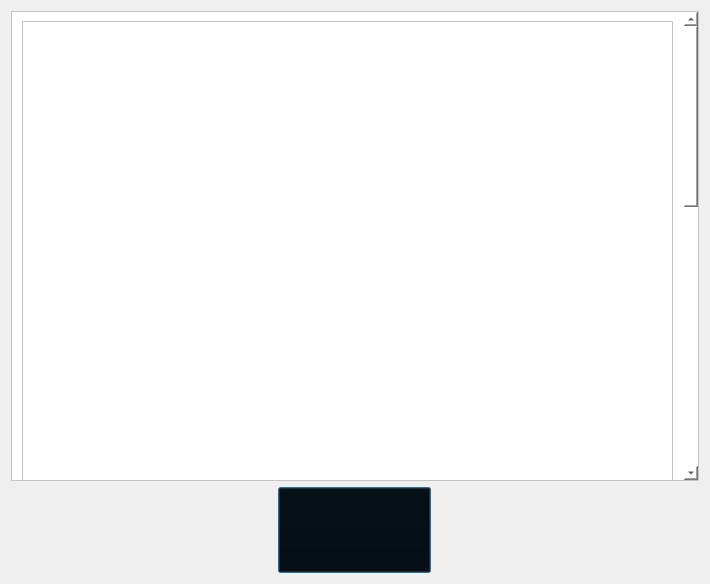
<?xml version="1.0" encoding="UTF-8"?>
<ui version="4.0">
 <class>Ohjeet</class>
 <widget class="QDialog" name="Ohjeet">
  <property name="geometry">
   <rect>
    <x>0</x>
    <y>0</y>
    <width>710</width>
    <height>584</height>
   </rect>
  </property>
  <property name="minimumSize">
   <size>
    <width>0</width>
    <height>0</height>
   </size>
  </property>
  <property name="maximumSize">
   <size>
    <width>712</width>
    <height>1200</height>
   </size>
  </property>
  <property name="windowTitle">
   <string>Ohjeet</string>
  </property>
  <layout class="QGridLayout" name="gridLayout">
   <item row="0" column="0">
    <widget class="QScrollArea" name="scrollArea">
     <property name="styleSheet">
      <string notr="true">background-color: rgb(255, 255, 255)</string>
     </property>
     <property name="widgetResizable">
      <bool>true</bool>
     </property>
     <widget class="QWidget" name="scrollAreaWidgetContents">
      <property name="geometry">
       <rect>
        <x>0</x>
        <y>0</y>
        <width>677</width>
        <height>1133</height>
       </rect>
      </property>
      <layout class="QGridLayout" name="gridLayout_2">
       <item row="0" column="0">
        <widget class="QGraphicsView" name="graphicsView">
         <property name="minimumSize">
          <size>
           <width>651</width>
           <height>1115</height>
          </size>
         </property>
         <property name="maximumSize">
          <size>
           <width>651</width>
           <height>1115</height>
          </size>
         </property>
         <property name="styleSheet">
          <string notr="true">background-image: url(:/new/prefix1/Kuvat/ohjeet.png);
background-color: rgb(255, 255, 255)</string>
         </property>
        </widget>
       </item>
      </layout>
     </widget>
    </widget>
   </item>
   <item row="1" column="0" alignment="Qt::AlignHCenter">
    <widget class="QPushButton" name="suljeNappi">
     <property name="minimumSize">
      <size>
       <width>153</width>
       <height>86</height>
      </size>
     </property>
     <property name="maximumSize">
      <size>
       <width>153</width>
       <height>86</height>
      </size>
     </property>
     <property name="styleSheet">
      <string notr="true">background-image: url(:/new/prefix1/Kuvat/suljeNappi.png);
background-color: transparent;</string>
     </property>
     <property name="text">
      <string/>
     </property>
    </widget>
   </item>
  </layout>
 </widget>
 <resources/>
 <connections/>
</ui>
